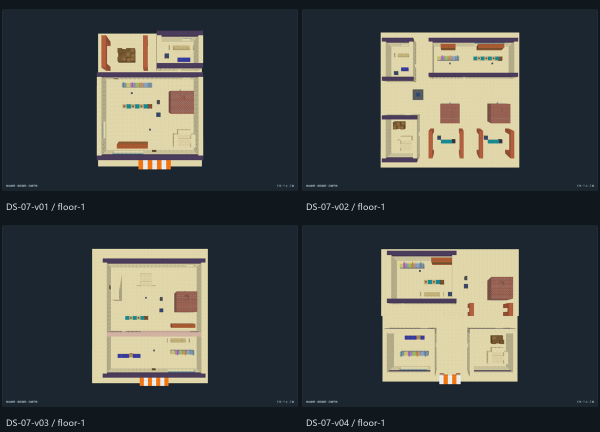
#> input picture asset_catalogs/original_civilizations/03_desert_stars/models/DS-07-plans.png, 1200 x 864 px, given in place of models, which was not available (shown at 1/2 size)
$ python contact_sheet.py out.png ../../../asset_catalogs/original_civilizations/03_desert_stars/models
#> lines starting #> are read from the running program, lines starting #| are printed output that depends on the picture; pictures that were not available may be replaced by others from this repository, and a replacement may not be noted
"""Arrange existing screenshots for actual visual comparison; never approves them."""
import argparse
import math
from pathlib import Path

from PIL import Image, ImageDraw, ImageFont, ImageOps

parser=argparse.ArgumentParser()
parser.add_argument("output",type=Path)
parser.add_argument("images",type=Path,nargs="+")
parser.add_argument("--columns",type=int,default=3)
args=parser.parse_args()
if args.columns<1:parser.error("columns must be positive")
w,h=600,400
sheet=Image.new("RGB",(w*args.columns,(h+32)*math.ceil(len(args.images)/args.columns)),"#10171d")
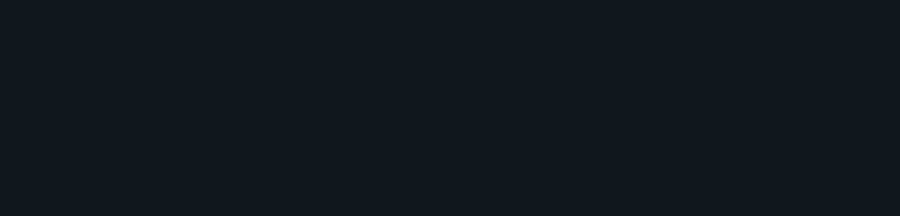
#> sheet: PIL image 1800x432 RGB (shown at 1/2 size); mean R, G, B 16, 23, 29
draw=ImageDraw.Draw(sheet)
font_path=Path("C:/Windows/Fonts/msyh.ttc")
font=ImageFont.truetype(str(font_path),17) if font_path.exists() else ImageFont.load_default()
for i,p in enumerate(args.images):
    img=Image.open(p).convert("RGB")
#> img is the input picture: PIL image 1200x864 RGB; mean R, G, B 70.1, 74.2, 72
    thumb=ImageOps.contain(img,(w-8,h-8))
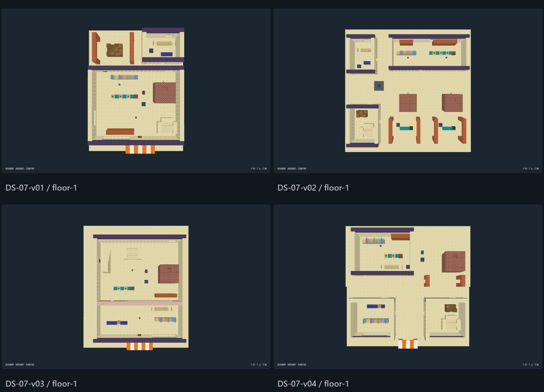
#> thumb: PIL image 544x392 RGB; mean R, G, B 70.1, 74.2, 72
    x=(i%args.columns)*w;y=(i//args.columns)*(h+32)
    sheet.paste(thumb,(x+(w-thumb.width)//2,y+(h-thumb.height)//2))
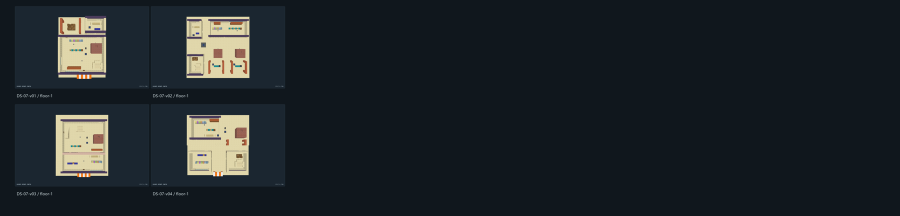
#> sheet: PIL image 1800x432 RGB (shown at 1/2 size); mean R, G, B 30.8, 37, 40.8
    asset=p.parent.parent.name if p.parent.name=="previews" else p.parent.name
    draw.text((x+12,y+h+2),f"{asset} / {p.stem}",font=font,fill="#d5e2e5")
args.output.parent.mkdir(parents=True,exist_ok=True)
sheet.save(args.output)
print(args.output)
